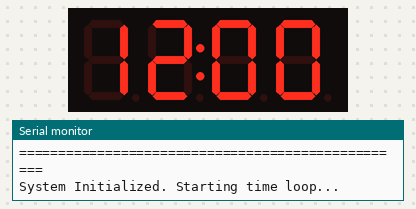
A sketch run on a simulated Arduino Uno, built with avr-gcc and run on an emulated ATmega328P. Parts: 4-digit seven-segment display, the last lines printed to the serial monitor.

Above: at 0.6 s.
At 64.6 s:
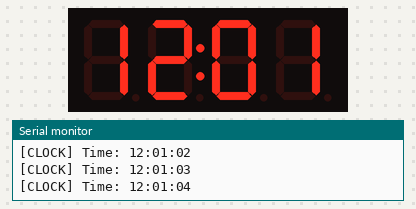
At 129.27 s:
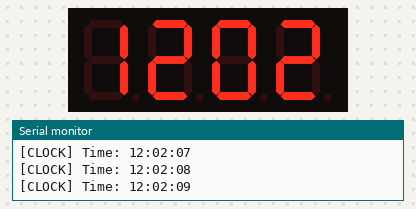

The sketch:

Day_25_4Digit_7Seg_Clock.ino
```cpp
/*
 * 100 Projects with Arduino - Day 25
 * Project: 4-Digit 7-Segment Clock (TM1637 Serial Driver)
 *
 * DESCRIPTION:
 * This project interfaces a 4-digit 7-segment display module driven by the TM1637 chip
 * to build a basic digital clock. To follow professional coding standards:
 * 1. Time Accumulation: Hours and minutes are updated non-blockingly using a software
 *    timer powered by millis().
 * 2. Flashing Colon (:): The central colon separator flashes ON and OFF once every 500ms
 *    using a non-blocking toggle loop.
 * 3. TM1637 Library Interfacing: Employs standard libraries to handle low-level serial bits,
 *    relieving the Arduino CPU from high-speed multiplexing tasks.
 *
 * THEORY OF OPERATION:
 * 1. Digit Multiplexing Problem: A 4-digit display has 32 separate LED segments. Direct control
 *    requires 12 pins. To show different numbers on each digit, the pins must be cycled
 * (multiplexed) at high speed (e.g. Digit 1 ON for 2ms, Digit 2 ON for 2ms, etc.), which requires
 * continuous CPU cycles.
 * 2. TM1637 Dedicated Driver:
 *    The TM1637 chip handles the multiplexing internally. It has internal RAM to store the digit
 * patterns and continuously scans the segments in the background.
 * 3. 2-Wire Serial Communication:
 *    The Arduino communicates with the TM1637 using a custom synchronous 2-wire serial protocol
 * (not standard I2C):
 *    - CLK (Clock): Synchronizes data transfer.
 *    - DIO (Data Input/Output): Transmits data bits.
 *
 * WIRING:
 * - TM1637 VCC -> Arduino 5V
 * - TM1637 GND -> Arduino GND
 * - TM1637 CLK -> Arduino Pin 2 (Digital output)
 * - TM1637 DIO -> Arduino Pin 3 (Digital I/O)
 *
 * LIBRARY REQUIREMENT:
 * This code requires the "TM1637" library by Avishay Orbach.
 * Install it via the Arduino IDE Library Manager (Manage Libraries -> search "TM1637" by Avishay).
 */

#include <TM1637Display.h>  // Include TM1637 Driver Library

// --- PIN DEFINITIONS ---
const int CLK_PIN = 2;  // Clock line pin
const int DIO_PIN = 3;  // Data line pin

// Initialize the display object
TM1637Display display(CLK_PIN, DIO_PIN);

// --- SOFTWARE CLOCK STATE ---
int hours = 12;   // Start time hours (12-hour format default)
int minutes = 0;  // Start time minutes
int seconds = 0;  // Start time seconds

// --- SCHEDULER VARIABLES ---
unsigned long lastClockTick = 0;            // Stores last 1-second clock tick timestamp
const unsigned long clockTickDelay = 1000;  // Tick every 1 second (1000ms)

unsigned long lastColonToggle = 0;           // Stores last colon toggle timestamp
const unsigned long colonToggleDelay = 500;  // Toggle colon every 500ms (0.5 Hz blink)
bool colonState = false;                     // Current state of the colon (ON or OFF)

void setup() {
  // Initialize Serial Monitor for verification
  Serial.begin(9600);

  // Set display brightness (0 is dimmest, 7 is brightest)
  display.setBrightness(4);

  Serial.println("==================================================");
  Serial.println("Day 25: 4-Digit 7-Segment Clock (TM1637)");
  Serial.println("==================================================");
  Serial.println("System Initialized. Starting time loop...");
}

void loop() {
  unsigned long currentTime = millis();

  // --- PART 1: SOFTWARE CLOCK ACCUMULATION (1 Hz) ---
  if (currentTime - lastClockTick >= clockTickDelay) {
    lastClockTick = currentTime;

    seconds++;
    if (seconds >= 60) {
      seconds = 0;
      minutes++;
      if (minutes >= 60) {
        minutes = 0;
        hours++;
        if (hours > 24) {
          hours = 1;  // Loop back to 1 (or 0 for 24-hour mode)
        }
      }
    }

    // Log clock time to Serial
    Serial.print("[CLOCK] Time: ");
    if (hours < 10) Serial.print('0');
    Serial.print(hours);
    Serial.print(":");
    if (minutes < 10) Serial.print('0');
    Serial.print(minutes);
    Serial.print(":");
    if (seconds < 10) Serial.print('0');
    Serial.println(seconds);
  }

  // --- PART 2: COLON FLASHING & SCREEN UPDATE (2 Hz) ---
  if (currentTime - lastColonToggle >= colonToggleDelay) {
    lastColonToggle = currentTime;

    // Flip the colon state
    colonState = !colonState;

    // Format the number to display: HHMM (e.g. 12:34 is written as 1234)
    int displayVal = (hours * 100) + minutes;

    // Construct the colon bitmask:
    // In TM1637Display library, setting bit 6 (0b01000000 = 0x40) on the second digit
    // turns on the central colon separator dots.
    byte colonMask = colonState ? 0b01000000 : 0x00;

    // Write number to screen
    // showNumberDecEx(value, dotsMask, leadingZerosBool)
    display.showNumberDecEx(displayVal, colonMask, true);
  }

  // Non-blocking architecture - additional routines (sensors, alarms) can run here
}
```
